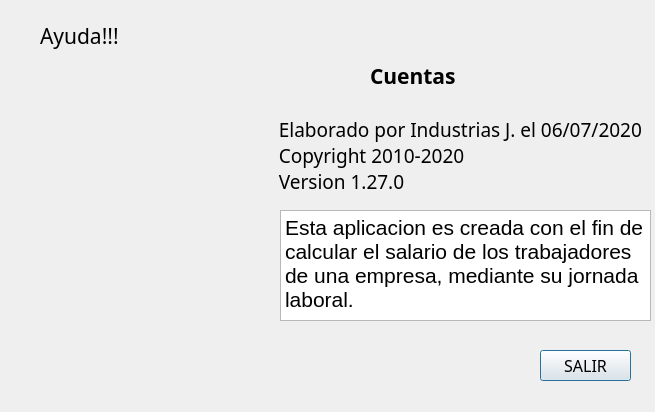
<?xml version="1.0" encoding="UTF-8"?>
<ui version="4.0">
 <class>Info</class>
 <widget class="QDialog" name="Info">
  <property name="geometry">
   <rect>
    <x>0</x>
    <y>0</y>
    <width>655</width>
    <height>412</height>
   </rect>
  </property>
  <property name="windowTitle">
   <string>Dialog</string>
  </property>
  <widget class="QLabel" name="label_4">
   <property name="geometry">
    <rect>
     <x>0</x>
     <y>80</y>
     <width>271</width>
     <height>281</height>
    </rect>
   </property>
   <property name="styleSheet">
    <string notr="true">border-image: url(:/Salario/salario.png);</string>
   </property>
   <property name="text">
    <string/>
   </property>
  </widget>
  <widget class="QLabel" name="label">
   <property name="geometry">
    <rect>
     <x>40</x>
     <y>10</y>
     <width>151</width>
     <height>51</height>
    </rect>
   </property>
   <property name="font">
    <font>
     <family>Wide Latin</family>
     <pointsize>16</pointsize>
    </font>
   </property>
   <property name="text">
    <string>Ayuda!!!</string>
   </property>
  </widget>
  <widget class="QLabel" name="label_2">
   <property name="geometry">
    <rect>
     <x>370</x>
     <y>60</y>
     <width>91</width>
     <height>31</height>
    </rect>
   </property>
   <property name="font">
    <font>
     <family>Segoe UI Black</family>
     <pointsize>16</pointsize>
     <weight>75</weight>
     <bold>true</bold>
    </font>
   </property>
   <property name="text">
    <string>Cuentas</string>
   </property>
  </widget>
  <widget class="QLabel" name="label_3">
   <property name="geometry">
    <rect>
     <x>190</x>
     <y>110</y>
     <width>471</width>
     <height>91</height>
    </rect>
   </property>
   <property name="font">
    <font>
     <family>Rockwell</family>
     <pointsize>14</pointsize>
    </font>
   </property>
   <property name="text">
    <string>                  Elaborado por Industrias J. el 06/07/2020
                  Copyright 2010-2020
                  Version 1.27.0</string>
   </property>
  </widget>
  <widget class="QTextBrowser" name="textBrowser">
   <property name="geometry">
    <rect>
     <x>280</x>
     <y>210</y>
     <width>371</width>
     <height>111</height>
    </rect>
   </property>
   <property name="html">
    <string>&lt;!DOCTYPE HTML PUBLIC &quot;-//W3C//DTD HTML 4.0//EN&quot; &quot;http://www.w3.org/TR/REC-html40/strict.dtd&quot;&gt;
&lt;html&gt;&lt;head&gt;&lt;meta name=&quot;qrichtext&quot; content=&quot;1&quot; /&gt;&lt;style type=&quot;text/css&quot;&gt;
p, li { white-space: pre-wrap; }
&lt;/style&gt;&lt;/head&gt;&lt;body style=&quot; font-family:'MS Shell Dlg 2'; font-size:8.25pt; font-weight:400; font-style:normal;&quot;&gt;
&lt;p style=&quot; margin-top:0px; margin-bottom:0px; margin-left:0px; margin-right:0px; -qt-block-indent:0; text-indent:0px;&quot;&gt;&lt;span style=&quot; font-size:16pt;&quot;&gt;Esta aplicacion es creada con el fin de calcular el salario de los trabajadores de una empresa, mediante su jornada laboral.&lt;/span&gt;&lt;/p&gt;&lt;/body&gt;&lt;/html&gt;</string>
   </property>
  </widget>
  <widget class="QPushButton" name="btnSalir">
   <property name="geometry">
    <rect>
     <x>540</x>
     <y>350</y>
     <width>91</width>
     <height>31</height>
    </rect>
   </property>
   <property name="font">
    <font>
     <family>Perpetua Titling MT</family>
     <pointsize>12</pointsize>
    </font>
   </property>
   <property name="text">
    <string>SALIR</string>
   </property>
  </widget>
 </widget>
 <resources/>
 <connections/>
</ui>
